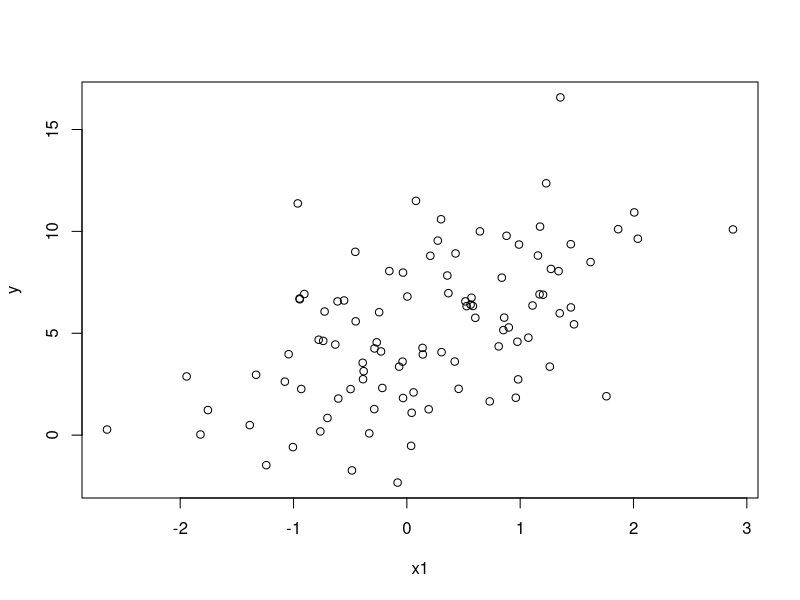
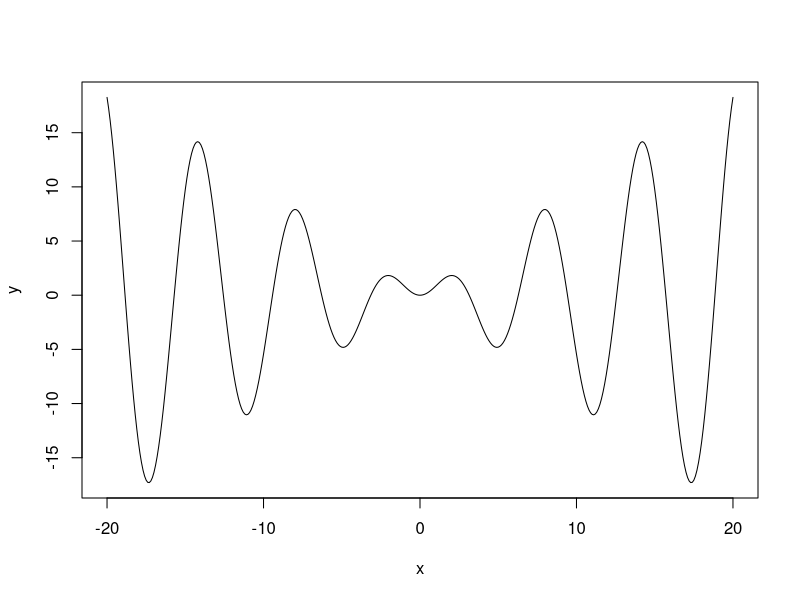
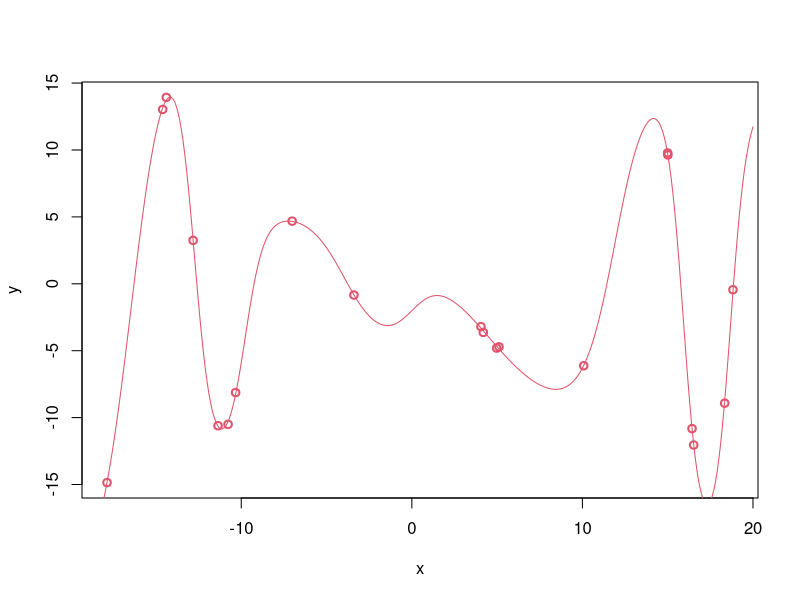

Reproduce these figures in R, in order.
## ---- chunk 1
# IMPORT
library(nnet)

x1 <- rnorm(100)
x2 <- rnorm(100)
y <- 5 +  2*x1 + -3*x2 + rnorm(100)
plot(x1,y)

df = data.frame(Y=y, X1 = x1, X2 = x2)
## ---- chunk 2
model <- lm(Y ~ X1 + X2, data = df)
summary(model)
## ---- chunk 3
library(nnet)

# fit neural network with no hidden layer
nn_model = nnet(
  Y ~ X1 + X2,
  data = df,
  size = 0,
  linout = TRUE,   # regression
  skip = TRUE, # skip hidden layer
  trace = FALSE
)

# print weights
print(paste(c('Neural Net output parameter weights:',nn_model$wts)))
## ---- chunk 4
# fit neural network with hidden layer
nn_model_1_hidden_layer = nnet(
  Y ~ X1 + X2,
  data = df,
  size = 3,  # one hidden layer with 2 neurons
  linout = TRUE,   # regression
  trace = FALSE
)

# predictions
pred_nn_1_hidden_layer = predict(nn_model_1_hidden_layer, df)

# mse
mse = mean((df$Y - pred_nn_1_hidden_layer)^2)
mse
## ---- chunk 5
sinc = function(x){x*sin(x)} # Define the function

xx <- seq(-20,20,by=.1) # vector of x variables for plotting
mydf = data.frame(x=xx, y = sinc(xx))

plot(y ~x, data = mydf, type = 'l')


# Now we will create a dataset by drawing a few samples from the domain of this function and evaluating this function at those locations.
x <- runif(20, min = -20, max = 20 )
mydf.train = data.frame(x = x, y = sinc(x))

plot(y ~x, data = mydf.train, lwd = 2, col = 2)

# Train network and make predictions
# Note linout = T
net1 <- nnet(y ~x, data = mydf.train, size = 20, decay = .001, maxit = 2000, linout = T)
pred <- predict(net1, newdata = mydf, type = "r")

# Make a plots of predictions, overlaid on the datapoints and the true function
lines(xx,pred, col = 2)
